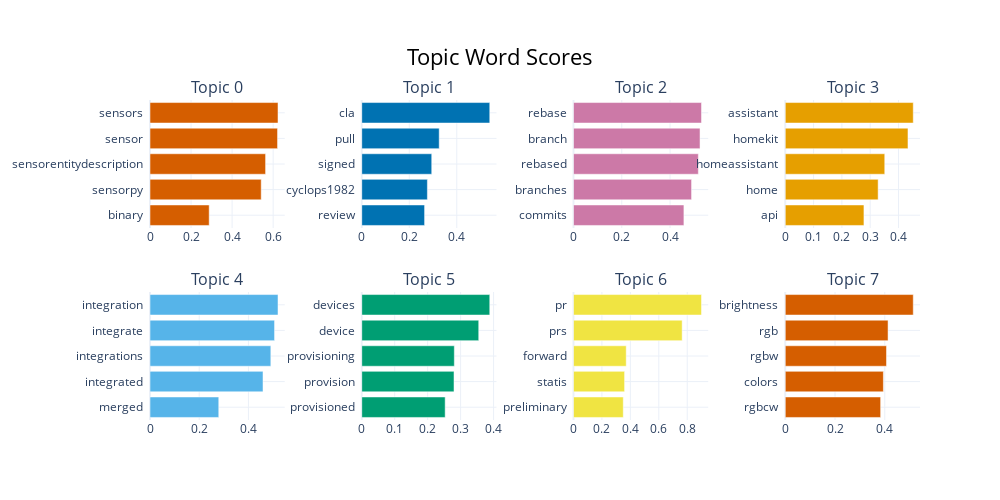

Notebook source saved alongside this figure:
### Code cell
print(topic_model.get_topic_info())
# print(topic_model.generate_topic_labels(nr_words=1))

topic_model.visualize_barchart()

### Figure 1 — Plotly figure (JSON) as saved in the notebook; plotly's stock layout.template omitted (floating-point values rounded to 4 significant figures)
{"data": [{"marker": {"color": "#D55E00"}, "orientation": "h", "type": "bar", "x": [0.2883, 0.5418, 0.5631, 0.6213, 0.6236], "xaxis": "x", "y": ["binary  ", "sensorpy  ", "sensorentitydescription  ", "sensor  ", "sensors  "], "yaxis": "y"}, {"marker": {"color": "#0072B2"}, "orientation": "h", "type": "bar", "x": [0.2645, 0.2763, 0.2946, 0.326, 0.539], "xaxis": "x2", "y": ["review  ", "cyclops1982  ", "signed  ", "pull  ", "cla  "], "yaxis": "y2"}, {"marker": {"color": "#CC79A7"}, "orientation": "h", "type": "bar", "x": [0.4574, 0.4891, 0.5172, 0.5241, 0.5303], "xaxis": "x3", "y": ["commits  ", "branches  ", "rebased  ", "branch  ", "rebase  "], "yaxis": "y3"}, {"marker": {"color": "#E69F00"}, "orientation": "h", "type": "bar", "x": [0.2779, 0.328, 0.3514, 0.4334, 0.452], "xaxis": "x4", "y": ["api  ", "home  ", "homeassistant  ", "homekit  ", "assistant  "], "yaxis": "y4"}, {"marker": {"color": "#56B4E9"}, "orientation": "h", "type": "bar", "x": [0.2794, 0.4593, 0.4911, 0.5062, 0.5203], "xaxis": "x5", "y": ["merged  ", "integrated  ", "integrations  ", "integrate  ", "integration  "], "yaxis": "y5"}, {"marker": {"color": "#009E73"}, "orientation": "h", "type": "bar", "x": [0.2531, 0.2799, 0.2809, 0.3549, 0.3884], "xaxis": "x6", "y": ["provisioned  ", "provision  ", "provisioning  ", "device  ", "devices  "], "yaxis": "y6"}, {"marker": {"color": "#F0E442"}, "orientation": "h", "type": "bar", "x": [0.3501, 0.3593, 0.3709, 0.7643, 0.9004], "xaxis": "x7", "y": ["preliminary  ", "statis  ", "forward  ", "prs  ", "pr  "], "yaxis": "y7"}, {"marker": {"color": "#D55E00"}, "orientation": "h", "type": "bar", "x": [0.3834, 0.3944, 0.4069, 0.4132, 0.5145], "xaxis": "x8", "y": ["rgbcw  ", "colors  ", "rgbw  ", "rgb  ", "brightness  "], "yaxis": "y8"}], "layout": {"annotations": [{"font": {"size": 16}, "showarrow": false, "text": "Topic 0", "x": 0.0875, "xanchor": "center", "xref": "paper", "y": 1, "yanchor": "bottom", "yref": "paper"}, {"font": {"size": 16}, "showarrow": false, "text": "Topic 1", "x": 0.3625, "xanchor": "center", "xref": "paper", "y": 1, "yanchor": "bottom", "yref": "paper"}, {"font": {"size": 16}, "showarrow": false, "text": "Topic 2", "x": 0.6375, "xanchor": "center", "xref": "paper", "y": 1, "yanchor": "bottom", "yref": "paper"}, {"font": {"size": 16}, "showarrow": false, "text": "Topic 3", "x": 0.9125, "xanchor": "center", "xref": "paper", "y": 1, "yanchor": "bottom", "yref": "paper"}, {"font": {"size": 16}, "showarrow": false, "text": "Topic 4", "x": 0.0875, "xanchor": "center", "xref": "paper", "y": 0.4, "yanchor": "bottom", "yref": "paper"}, {"font": {"size": 16}, "showarrow": false, "text": "Topic 5", "x": 0.3625, "xanchor": "center", "xref": "paper", "y": 0.4, "yanchor": "bottom", "yref": "paper"}, {"font": {"size": 16}, "showarrow": false, "text": "Topic 6", "x": 0.6375, "xanchor": "center", "xref": "paper", "y": 0.4, "yanchor": "bottom", "yref": "paper"}, {"font": {"size": 16}, "showarrow": false, "text": "Topic 7", "x": 0.9125, "xanchor": "center", "xref": "paper", "y": 0.4, "yanchor": "bottom", "yref": "paper"}], "height": 500, "hoverlabel": {"bgcolor": "white", "font": {"family": "Rockwell", "size": 16}}, "showlegend": false, "title": {"font": {"color": "Black", "size": 22}, "text": "Topic Word Scores", "x": 0.5, "xanchor": "center", "yanchor": "top"}, "width": 1000, "xaxis": {"anchor": "y", "domain": [0, 0.175], "showgrid": true}, "xaxis2": {"anchor": "y2", "domain": [0.275, 0.45], "showgrid": true}, "xaxis3": {"anchor": "y3", "domain": [0.55, 0.725], "showgrid": true}, "xaxis4": {"anchor": "y4", "domain": [0.825, 1], "showgrid": true}, "xaxis5": {"anchor": "y5", "domain": [0, 0.175], "showgrid": true}, "xaxis6": {"anchor": "y6", "domain": [0.275, 0.45], "showgrid": true}, "xaxis7": {"anchor": "y7", "domain": [0.55, 0.725], "showgrid": true}, "xaxis8": {"anchor": "y8", "domain": [0.825, 1], "showgrid": true}, "yaxis": {"anchor": "x", "domain": [0.6, 1], "showgrid": true}, "yaxis2": {"anchor": "x2", "domain": [0.6, 1], "showgrid": true}, "yaxis3": {"anchor": "x3", "domain": [0.6, 1], "showgrid": true}, "yaxis4": {"anchor": "x4", "domain": [0.6, 1], "showgrid": true}, "yaxis5": {"anchor": "x5", "domain": [0, 0.4], "showgrid": true}, "yaxis6": {"anchor": "x6", "domain": [0, 0.4], "showgrid": true}, "yaxis7": {"anchor": "x7", "domain": [0, 0.4], "showgrid": true}, "yaxis8": {"anchor": "x8", "domain": [0, 0.4], "showgrid": true}}}
